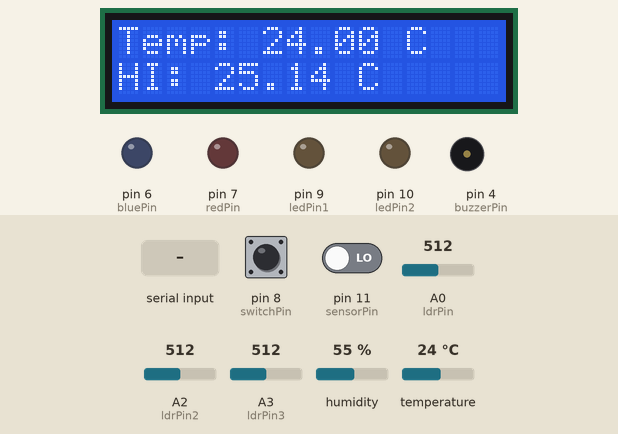
Simulated run of this sketch. Board: Arduino Uno, built with avr-gcc and run on an emulated ATmega328P. Shown: 16×2 character LCD, output pins drawn as LEDs (lit = HIGH), buzzer (waves = sounding). Dashed ring = blinking. The test bench sets the inputs (shaded band); at power-on: temperature 24 °C, pin 8 (switchPin) HIGH, humidity 55 %, pin 11 (sensorPin) LOW, A0 (ldrPin) = 512, A2 (ldrPin2) = 512, A3 (ldrPin3) = 512. What the sketch prints to the serial monitor is not drawn.

Above: at 3.4 s.
3.5 s: temperature set to 3 °C
At 7.2 s:
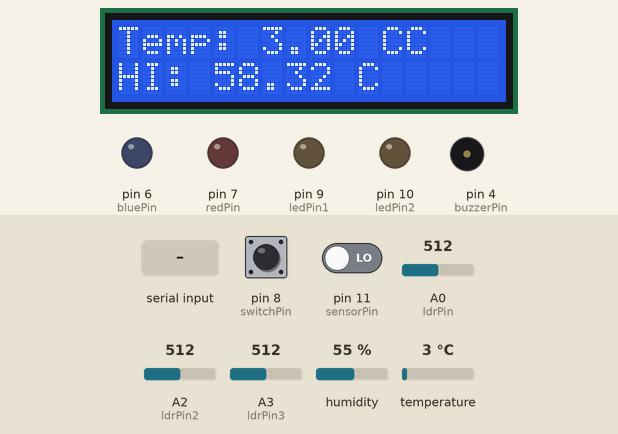
8.0 s: "LED_ON_APP\n" received over Serial
At 10.6 s:
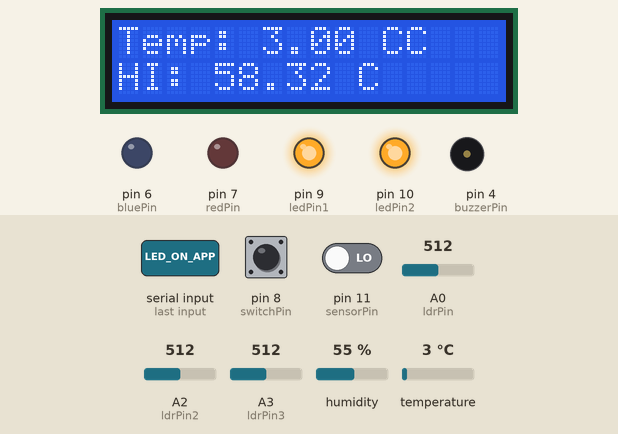
10.9 s: pin 8 (switchPin) pulled LOW for 3.2 s
At 13.4 s:
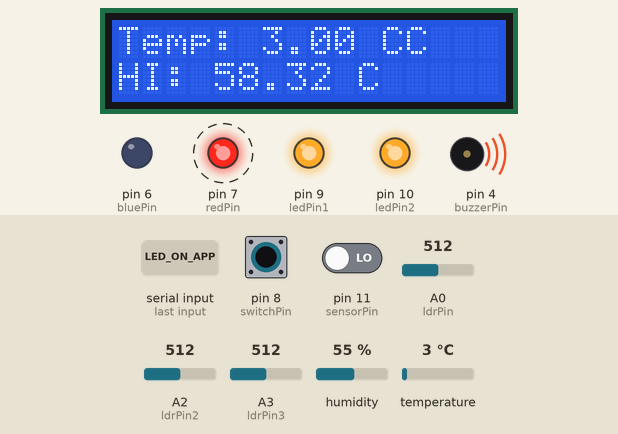
16.0 s: "LED_OFF_APP\n" received over Serial
At 18.0 s:
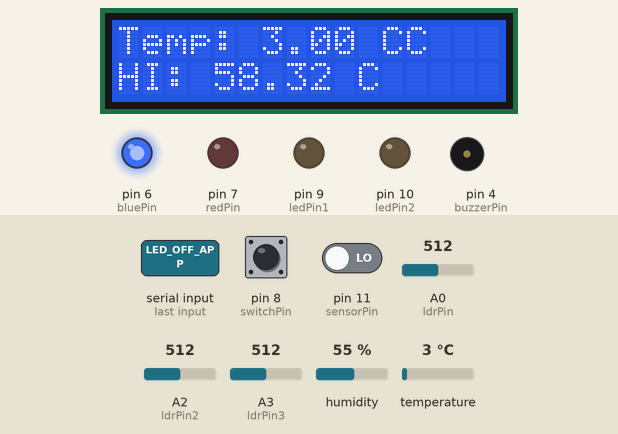
20.4 s: humidity set to 22 %
At 22.6 s:
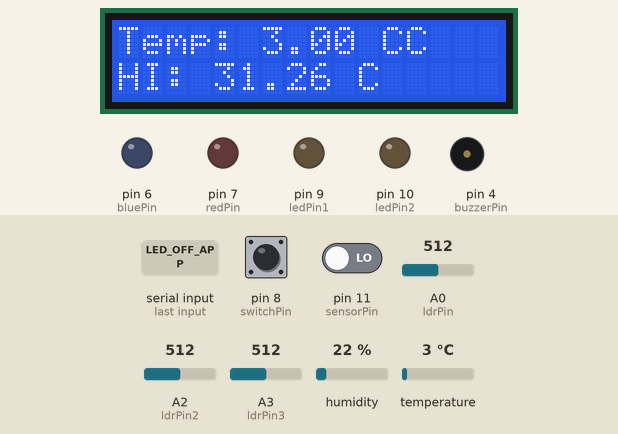
23.1 s: pin 8 (switchPin) pulled LOW for 1 s
At 24.8 s:
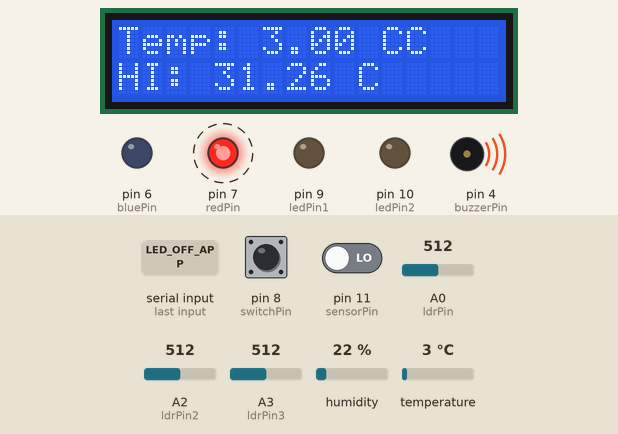
Timing chart, 0 to 29.9 s (numbered marks = the images above; inputs shaded):
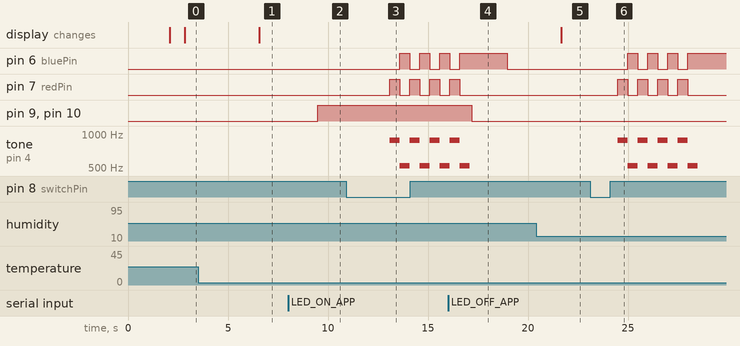

Measured:
- after the input at 3.5 s, the display: changes after 3.1 s (image 1)
- after the input at 8.0 s, pin 9 (ledPin1), pin 10 (ledPin2): LOW → HIGH after 1.5 s
- after the input at 10.9 s, pin 6 (bluePin): alternates HIGH for 0.50 s and LOW for 0.50 s, starting after 2.7 s; pin 7 (redPin): alternates HIGH for 0.50 s and LOW for 0.50 s, starting after 2.2 s; tone on pin 4 (buzzerPin): alternates 880 Hz for 0.50 s and 523 Hz for 0.50 s, starting after 2.2 s
- after the input at 16.0 s, pin 9 (ledPin1), pin 10 (ledPin2): HIGH → LOW after 1.2 s
- after the input at 20.4 s, the display: changes after 1.3 s (image 5)
- after the input at 23.1 s, pin 6 (bluePin): alternates HIGH for 0.50 s and LOW for 0.50 s, 7 changes in all, then stays HIGH, starting after 1.9 s; pin 7 (redPin): alternates HIGH for 0.50 s and LOW for 0.50 s, 8 changes in all, then stays LOW, starting after 1.4 s

The sketch:

road_pole_v2.ino
```cpp
#include <SoftwareSerial.h>
#include <LiquidCrystal_I2C.h>
#include <DHT.h>
#include <Wire.h>

// DHT 센서 핀과 타입 설정 (DHT11 센서 사용, 핀 7)
#define DHTPIN 2      // DHT 센서의 데이터 핀 (D2)
#define DHTTYPE DHT11

// 메인 조도센서, LED1, LED2 핀 설정
int ldrPin = A0;      // LDR 센서가 연결된 아날로그 핀
int ldrPin2 = A2;      // LDR 센서가 연결된 아날로그 핀
int ldrPin3 = A3;      // LDR 센서가 연결된 아날로그 핀
int ledPin1 = 9;      // LED1이 연결된 디지털 핀
int ledPin2 = 10;     // LED2가 연결된 디지털 핀
int ldrValue = 0;     // LDR의 아날로그 값
int ldrValue2 = 0;     // LDR의 아날로그 값
int ldrValue3 = 0;     // LDR의 아날로그 값
int brightness = 0;   // LED 밝기 (0~255)
bool autoMode = false;  // 자동 모드 활성화 여부 (웹 또는 앱에서 AUTO_MODE가 켜졌을 때)
int status = 0;  // 앱에서 LED 제어 중인지 확인하는 변수


// RGB핀 설정
int switchPin = 8;      // 스위치가 연결된 디지털 핀
int redPin = 7;         // 빨간색 LED가 연결된 핀
int bluePin = 6;        // 파란색 LED가 연결된 핀
int buzzerPin = 4;      // 부저가 연결된 핀

// 기울기 센서 핀 설정
int sensorPin = 11;  // 기울기 센서가 연결된 아날로그 핀
int sensorValue = 0; // 센서 갑 저장 변수

// LED 상태를 저장하는 변수 추가 (앱에서 명령을 보내면 조도센서 무시)
bool ledControlByApp = false;  // 앱에서 LED 제어 중인지 확인하는 변수
bool ledState = false;         // 현재 LED 상태 저장 변수

// 객체 선언
DHT dht(DHTPIN, DHTTYPE);  // DHT 센서 객체
LiquidCrystal_I2C lcd(0x27, 16, 2);  // I2C LCD 주소 0x27, 16x2 LCD

// 체감온도 계산 함수
float computeHeatIndex(float temperature, float humidity) {
    float HI;

    // 체감온도 계산을 위한 상수들
    float c1 = -8.78471, c2 = 1.61139, c3 = 2.33854, c4 = -0.14624;
    float c5 = -0.012308, c6 = -0.016424, c7 = 0.002211;
    float c8 = 0.000725, c9 = -0.00000358;

    HI = c1 + c2 * temperature + c3 * humidity + c4 * temperature * humidity + c5 * temperature * temperature +
         c6 * humidity * humidity + c7 * temperature * temperature * humidity + c8 * temperature * humidity * humidity +
         c9 * temperature * temperature * humidity * humidity;

    return HI;
}


void setup() {
  Serial.begin(9600);        // 시리얼 통신 시작
  pinMode(ledPin1, OUTPUT);  // LED1 핀을 출력으로 설정
  pinMode(ledPin2, OUTPUT);  // LED2 핀을 출력으로 설정
  pinMode(switchPin, INPUT_PULLUP);  // 스위치 핀, 내부 풀업 저항 사용
  pinMode(redPin, OUTPUT);           // 빨간색 LED 핀
  pinMode(bluePin, OUTPUT);          // 파란색 LED 핀
  pinMode(buzzerPin, OUTPUT);        // 부저 핀

  dht.begin();         // DHT 센서 초기화
  lcd.begin();    // LCD 초기화 (16x2 크기)
  lcd.backlight();     // LCD 백라이트 켜기  lcd.setCursor(0, 0);
  lcd.print("Humidity Sensor");
  delay(2000);         // 2초 대기
  lcd.clear();
}

void loop() {
  // ** 블루투스 또는 시리얼 명령 수신 **
  if (Serial.available()) {
      String command = Serial.readStringUntil('\n'); // 한 줄씩 읽기
      command.trim();

      Serial.println("Received command: " + command);  // 수신한 명령 확인

      // ** 앱에서 제어 (APP 명령) **
      if (command == "LED_ON_APP") {
          autoMode = false; // 수동 모드로 변경
          status = 1;
          digitalWrite(ledPin1, HIGH);
          digitalWrite(ledPin2, HIGH);
      }
      else if (command == "LED_OFF_APP") {
          autoMode = false;
          status = 1;
          digitalWrite(ledPin1, LOW);
          digitalWrite(ledPin2, LOW);
      }
      else if (command == "AUTO_MODE_APP") {
          autoMode = true;  // 조도 센서 기반 자동 제어 모드 활성화
          status = 0;
      }

      // ** 웹에서 제어 (WEB 명령) **
      else if (command == "LED_ON_WEB") {
          autoMode = false;
          digitalWrite(ledPin1, HIGH);
          digitalWrite(ledPin2, HIGH);
      }
      else if (command == "LED_OFF_WEB") {
          autoMode = false;
          digitalWrite(ledPin1, LOW);
          digitalWrite(ledPin2, LOW);
      }
      else if (command == "AUTO_MODE_WEB") {
          autoMode = true;  // 조도 센서 기반 자동 제어 모드 활성화
      }
  }

  // ** 조도 센서를 통한 자동 밝기 조절 (AUTO_MODE_APP & AUTO_MODE_WEB) **
  if (autoMode) {
      ldrValue = analogRead(ldrPin);

      if (ldrValue < 200) {
          analogWrite(ledPin1, 255);
          analogWrite(ledPin2, 255);
      }
      else if (ldrValue < 400) {
          analogWrite(ledPin1, 60);
          analogWrite(ledPin2, 60);
      }
      else {
          analogWrite(ledPin1, 0);
          analogWrite(ledPin2, 0);
      }
  }


  delay(100);  // 작은 지연

  sensorValue = digitalRead(sensorPin);  // 센서 값 읽기
  delay(500);  // 0.5초마다 센서 값 갱신

  // LDR 값 읽기
  ldrValue = analogRead(ldrPin);
  ldrValue2 = analogRead(ldrPin2);
  ldrValue3 = analogRead(ldrPin3);

  // 온습도 값 읽기
  float humidity = dht.readHumidity();
  float temperature = dht.readTemperature();

  // 오류 확인
  if (isnan(humidity) || isnan(temperature)) {
      Serial.println("DHT 센서 오류!");
      lcd.setCursor(0, 0);
      lcd.print("Sensor Error");
      return;
  }

  // 체감온도 계산
  float heatIndex = computeHeatIndex(temperature, humidity);
  int switchState = digitalRead(switchPin);

  // 시리얼 출력
  Serial.print("ID: 1 | TILT Value: ");
  Serial.print(sensorValue);
  Serial.print(" | MAIN LDR Value: ");
  Serial.print(ldrValue);
  Serial.print(" | SUB1 LDR Value: ");
  Serial.print(ldrValue2);
  Serial.print(" | SUB2 LDR Value: ");
  Serial.print(ldrValue3);
  Serial.print(" | Temperature: ");
  Serial.print(temperature);
  Serial.print(" | Humidity: ");
  Serial.print(humidity);
  Serial.print(" | Heat Index: ");
  Serial.print(heatIndex);
  Serial.print(" | Switch State: ");
  Serial.print(switchState);
  if (status == 1){
    Serial.println(" | Check: 1");
  }
  else {
    Serial.println(" | Check: 0");
  }

  // LCD 출력
  lcd.setCursor(0, 0);
  lcd.print("Temp: ");
  lcd.print(temperature);
  lcd.print(" C");

  lcd.setCursor(0, 1);
  lcd.print("HI: ");
  lcd.print(heatIndex);
  lcd.print(" C");

  delay(1000); // 1초마다 갱신

  // 스위치 동작 처리
  if (switchState == LOW) {
    for (int i = 0; i < 4; i++) {
      digitalWrite(redPin, HIGH);
      digitalWrite(bluePin, LOW);
      tone(buzzerPin, 880);  // 880Hz 소리
      delay(500);
      noTone(buzzerPin);

      digitalWrite(redPin, LOW);
      digitalWrite(bluePin, HIGH);
      tone(buzzerPin, 523);  // 523Hz 소리
      delay(500);
      noTone(buzzerPin);
    }
    digitalWrite(buzzerPin, LOW);  // 부저 끄기
  } else {
    digitalWrite(redPin, LOW);
    digitalWrite(bluePin, LOW);
    digitalWrite(buzzerPin, LOW);   // 부저 끄기
  }

  delay(100);  // 작은 지연
}
```
